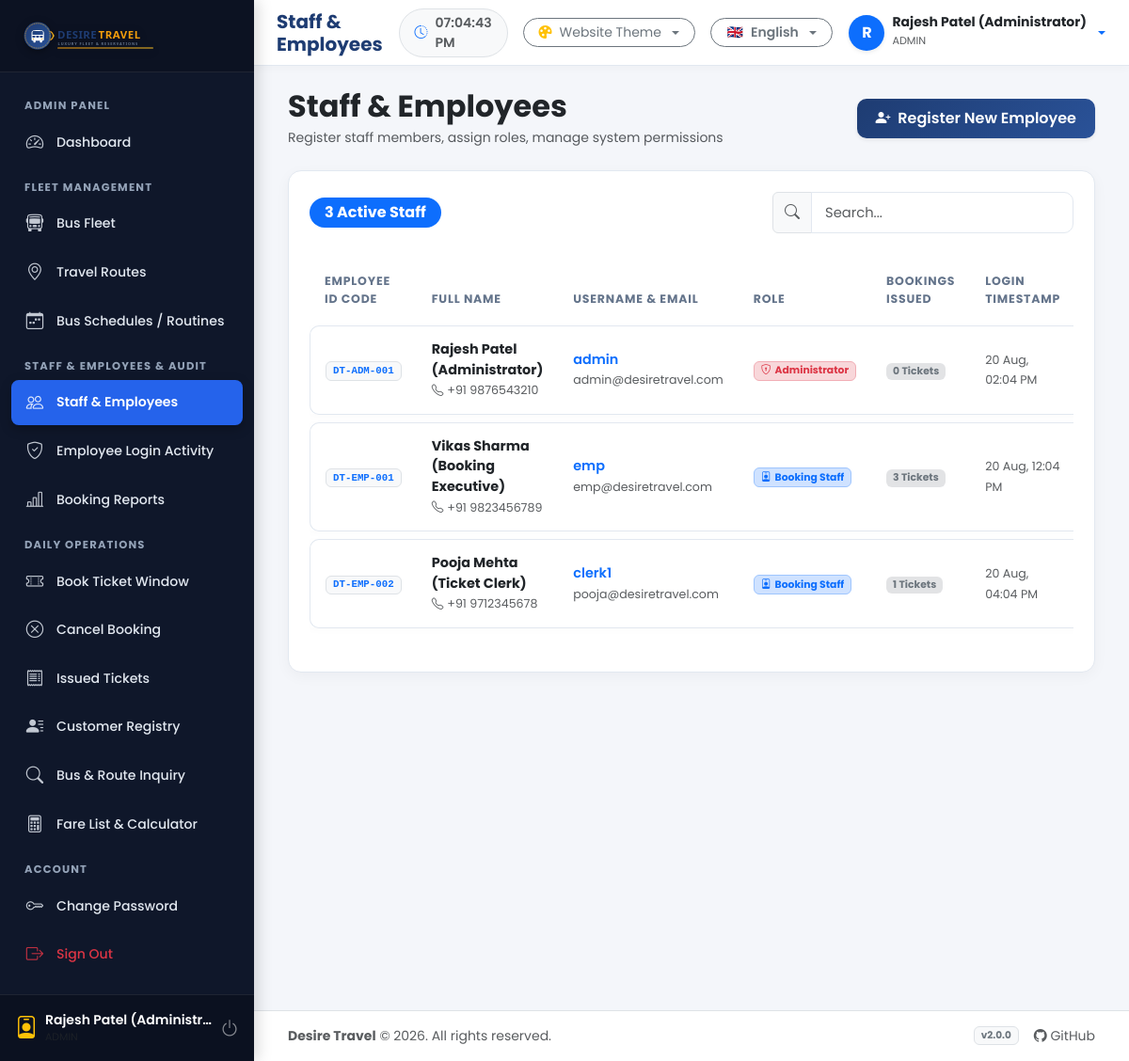
The page /admin/employees.php (signed in) on the database its author committed.
### tables this page shows
CREATE TABLE IF NOT EXISTS `employees` (
    `id` INT AUTO_INCREMENT PRIMARY KEY,
    `employee_code` VARCHAR(30) NOT NULL UNIQUE,
    `name` VARCHAR(100) NOT NULL,
    `username` VARCHAR(50) NOT NULL UNIQUE,
    `password` VARCHAR(255) NOT NULL,
    `email` VARCHAR(100) NOT NULL UNIQUE,
    `contact` VARCHAR(20) NOT NULL,
    `role` ENUM('admin', 'employee') NOT NULL DEFAULT 'employee',
    `address` TEXT NULL,
    `status` ENUM('active', 'inactive') NOT NULL DEFAULT 'active',
    `created_at` TIMESTAMP DEFAULT CURRENT_TIMESTAMP,
    `updated_at` TIMESTAMP DEFAULT CURRENT_TIMESTAMP ON UPDATE CURRENT_TIMESTAMP
);

### config/config.php (called while the page is built, shortened)
<?php
$AVAILABLE_LANGS = [
    'en' => ['name' => 'English', 'code' => 'en', 'flag' => '🇬🇧'],
    'gu' => ['name' => 'ગુજરાતી (Gujarati)', 'code' => 'gu', 'flag' => '🇮🇳'],
];
$CURRENT_THEME = $_SESSION['app_theme'] ?? $_COOKIE['desire_theme'] ?? 'theme-navy';
$CURRENT_LANG = $_SESSION['app_lang'] ?? $_COOKIE['desire_lang'] ?? 'en';

### helpers/auth.php (called while the page is built, shortened)
<?php
require_once __DIR__ . '/../config/database.php';
require_once __DIR__ . '/lang.php';
function isLoggedIn(): bool {
    return !empty($_SESSION['user_id']) && !empty($_SESSION['role']);
}
function getCurrentUser(): ?array {
    return [
        'id'            => $_SESSION['user_id'],
        'employee_code' => $_SESSION['employee_code'] ?? '',
        'name'          => $_SESSION['user_name'] ?? '',
        'username'      => $_SESSION['username'] ?? '',
        'role'          => $_SESSION['role'] ?? '',
        'email'         => $_SESSION['email'] ?? '',
        'login_time'    => $_SESSION['login_time'] ?? '',
        'login_log_id'  => $_SESSION['login_log_id'] ?? null,
    ];
}

### admin/employees.php (the view, shortened to what this page needs)
<?php
require_once __DIR__ . '/../config/database.php';
require_once __DIR__ . '/../helpers/lang.php';
require_once __DIR__ . '/../helpers/auth.php';
$pageTitle = __('menu_employees');
$employeesList = [];
try {
    $stmt = $pdo->query("
        SELECT e.*,
               (SELECT COUNT(*) FROM bookings b WHERE b.booked_by_employee_id = e.id) as bookings_issued,
               (SELECT login_time FROM employee_logins el WHERE el.employee_id = e.id ORDER BY el.id DESC LIMIT 1) as last_login
        FROM employees e
        ORDER BY e.id ASC
    ");
    $employeesList = $stmt->fetchAll();
} catch (Exception $e) {}
include __DIR__ . '/../includes/header.php';
?>
<div class="container-fluid">
    <div class="d-flex flex-column flex-md-row justify-content-between align-items-md-center gap-3 mb-4">
        <div>
            <h2 class="fw-bold text-dark mb-1"><?= _e('menu_employees') ?></h2>
            <p class="text-muted small mb-0">Register staff members, assign roles, manage system permissions</p>
        </div>
        <div>
            <button class="btn btn-primary shadow-sm" data-bs-toggle="modal" data-bs-target="#addEmployeeModal">
                <i class="bi bi-person-plus-fill me-1"></i> <?= _e('add_employee') ?>
            </button>
        </div>
    </div>
    <div class="dt-card">
        <div class="d-flex flex-column flex-sm-row justify-content-between align-items-sm-center gap-3 mb-4">
            <div class="d-flex align-items-center gap-2">
                <span class="badge bg-primary rounded-pill px-3 py-2 fs-6"><?= count($employeesList) ?> Active Staff</span>
            </div>
            <div class="d-flex gap-2" style="max-width:320px; width:100%;">
                <div class="input-group">
                    <span class="input-group-text bg-light"><i class="bi bi-search text-muted"></i></span>
                    <input type="text" class="form-control" placeholder="<?= _e('search') ?>" data-table-search="#employeesTable">
                </div>
            </div>
        </div>
        <div class="table-responsive">
            <table class="table table-hover align-middle table-custom" id="employeesTable">
                <thead>
                    <tr>
                        <th><?= _e('employee_code') ?></th>
                        <th><?= _e('full_name') ?></th>
                        <th><?= _e('username') ?> &amp; Email</th>
                        <th><?= _e('role') ?></th>
                        <th>Bookings Issued</th>
                        <th><?= _e('login_time') ?></th>
                    </tr>
                </thead>
                <tbody>
                    <?php if (!empty($employeesList)): ?>
                        <?php foreach ($employeesList as $emp): ?>
                            <tr>
                                <td>
                                    <span class="badge bg-light text-primary border font-monospace"><?= htmlspecialchars($emp['employee_code']) ?></span>
                                </td>
                                <td>
                                    <div class="fw-bold text-dark"><?= htmlspecialchars($emp['name']) ?></div>
                                    <small class="text-muted"><i class="bi bi-telephone me-1"></i><?= htmlspecialchars($emp['contact']) ?></small>
                                </td>
                                <td>
                                    <div class="fw-semibold text-primary"><?= htmlspecialchars($emp['username']) ?></div>
                                    <small class="text-muted"><?= htmlspecialchars($emp['email']) ?></small>
                                </td>
                                <td>
                                    <?php if ($emp['role'] === 'admin'): ?>
                                        <span class="badge bg-danger-subtle text-danger border border-danger-subtle"><i class="bi bi-shield-lock me-1"></i>Administrator</span>
                                    <?php else: ?>
                                        <span class="badge bg-primary-subtle text-primary border border-primary-subtle"><i class="bi bi-person-badge me-1"></i>Booking Staff</span>
                                    <?php endif; ?>
                                </td>
                                <td>
                                    <span class="badge bg-secondary-subtle text-secondary fw-bold"><?= $emp['bookings_issued'] ?> Tickets</span>
                                </td>
                                <td>
                                    <small class="text-muted">
                                        <?= !empty($emp['last_login']) ? date('d M, h:i A', strtotime($emp['last_login'])) : 'Never logged in' ?>
                                    </small>
                                </td>
                            </tr>
                        <?php endforeach; ?>
                    <?php else: ?>
                        <tr>
                            <td colspan="8" class="text-center text-muted py-5">No staff records found.</td>
                        </tr>
                    <?php endif; ?>
                </tbody>
            </table>
        </div>
    </div>
</div>
<?php include __DIR__ . '/../includes/footer.php'; ?>

### includes/header.php (shortened to what this page needs)
<?php
require_once __DIR__ . '/../config/config.php';
require_once __DIR__ . '/../helpers/lang.php';
require_once __DIR__ . '/../helpers/auth.php';
$currentUser = getCurrentUser();
$pageTitle = $pageTitle ?? __('app_name');
?>
<!DOCTYPE html>
<html lang="<?= htmlspecialchars($CURRENT_LANG) ?>">
<head>
    <link href="https://cdn.jsdelivr.net/npm/bootstrap@5.3.3/dist/css/bootstrap.min.css" rel="stylesheet">
    <link href="https://cdn.jsdelivr.net/npm/bootstrap-icons@1.11.3/font/bootstrap-icons.min.css" rel="stylesheet">
    <link rel="stylesheet" href="<?= BASE_URL ?>assets/css/style.css">
    <link rel="stylesheet" href="<?= BASE_URL ?>assets/css/seat-layout.css">
</head>
<body class="<?= htmlspecialchars($CURRENT_THEME) ?>" data-theme="<?= htmlspecialchars($CURRENT_THEME) ?>" lang="<?= htmlspecialchars($CURRENT_LANG) ?>">
<div class="app-wrapper">
    <?php if (isLoggedIn()): ?>
        <?php include __DIR__ . '/sidebar.php'; ?>
    <?php endif; ?>
    <div class="main-content">
        <?php if (isLoggedIn()): ?>
        <header class="top-navbar">
            <div class="d-flex align-items-center gap-3">
                <div>
                    <h1 class="nav-title"><?= htmlspecialchars($pageTitle) ?></h1>
                </div>
            </div>
            <div class="d-flex align-items-center gap-3">
                <div class="d-none d-md-flex align-items-center gap-2 px-3 py-1 bg-light rounded-pill border text-muted small fw-semibold">
                    <i class="bi bi-clock-history text-primary"></i>
                    <span id="live-clock">--:--:--</span>
                </div>
                <div class="dropdown">
                    <button class="btn btn-sm btn-outline-secondary dropdown-toggle d-flex align-items-center gap-2 rounded-pill px-3" type="button" data-bs-toggle="dropdown" aria-expanded="false">
                        <i class="bi bi-palette-fill text-warning"></i>
                        <span class="d-none d-sm-inline"><?= _e('theme') ?></span>
                    </button>
                </div>
                <div class="dropdown">
                    <button class="btn btn-sm btn-outline-secondary dropdown-toggle d-flex align-items-center gap-2 rounded-pill px-3" type="button" data-bs-toggle="dropdown" aria-expanded="false">
                        <span><?= $AVAILABLE_LANGS[$CURRENT_LANG]['flag'] ?? '🌐' ?></span>
                        <span class="d-none d-sm-inline fw-semibold"><?= htmlspecialchars($AVAILABLE_LANGS[$CURRENT_LANG]['name'] ?? 'Language') ?></span>
                    </button>
                </div>
                <div class="dropdown">
                    <button class="btn btn-link p-0 text-decoration-none dropdown-toggle d-flex align-items-center gap-2" type="button" data-bs-toggle="dropdown" aria-expanded="false">
                        <div class="rounded-circle bg-primary text-white d-flex align-items-center justify-content-center shadow-sm" style="width:38px;height:38px;font-weight:700;">
                            <?= strtoupper(substr($currentUser['name'] ?? 'U', 0, 1)) ?>
                        </div>
                        <div class="text-start d-none d-xl-block">
                            <div class="fw-bold text-dark small lh-1"><?= htmlspecialchars($currentUser['name'] ?? 'User') ?></div>
                            <small class="text-muted text-uppercase" style="font-size:0.7rem;"><?= htmlspecialchars($currentUser['role'] ?? '') ?></small>
                        </div>
                    </button>
                </div>
            </div>
        </header>
        <?php endif; ?>
        <main class="p-3 p-md-4 flex-grow-1">

### assets/css/style.css (style rules this page uses)
:root, body[data-theme="theme-navy"], body.theme-navy { --primary: #1e3c72; --primary-hover: #162c54; --primary-rgb: 30, 60, 114; --accent: #2a5298; --accent-light: #e0e7ff; --gold: #f59e0b; --gold-hover: #d97706; --body-bg: #f4f6fa; --card-bg: #ffffff; --text-main: #1e293b; --text-muted: #64748b; --border-color: #e2e8f0; --sidebar-bg: #0f172a; --sidebar-hover: #1e293b; --sidebar-text: #e2e8f0; --sidebar-active: #2563eb; --hero-grad: linear-gradient(135deg, #1e3c72 0%, #2a5298 100%); --badge-grad: linear-gradient(135deg, #f59e0b 0%, #fbbf24 100%); }
body { font-family: 'Poppins', 'Noto Sans Gujarati', 'Segoe UI', system-ui, -apple-system, sans-serif; background-color: var(--body-bg); color: var(--text-main); margin: 0; padding: 0; min-height: 100vh; transition: background-color 0.3s ease, color 0.3s ease; }
.app-wrapper { display: flex; min-height: 100vh; width: 100%; }
.main-content { flex: 1; display: flex; flex-direction: column; min-width: 0; background-color: var(--body-bg); transition: all 0.3s ease; }
.top-navbar { height: 70px; background-color: var(--card-bg); border-bottom: 1px solid var(--border-color); padding: 0 24px; display: flex; align-items: center; justify-content: space-between; box-shadow: 0 2px 10px rgba(0, 0, 0, 0.03); position: sticky; top: 0; z-index: 1030; }
.top-navbar .nav-title { font-size: 1.25rem; font-weight: 700; color: var(--primary); margin: 0; }
.dt-card { background-color: var(--card-bg); border: 1px solid var(--border-color); border-radius: 14px; padding: 22px; box-shadow: 0 4px 15px rgba(0, 0, 0, 0.04); transition: transform 0.2s ease, box-shadow 0.2s ease; margin-bottom: 24px; }
.form-control, .form-select { border: 1.5px solid var(--border-color); border-radius: 10px; padding: 10px 14px; font-size: 0.92rem; color: var(--text-main); background-color: var(--card-bg); transition: border-color 0.2s ease, box-shadow 0.2s ease; }
.btn-primary { background: var(--hero-grad) !important; border: none !important; color: #ffffff !important; font-weight: 600; border-radius: 10px; padding: 9px 20px; box-shadow: 0 4px 12px rgba(var(--primary-rgb), 0.25); transition: all 0.2s ease; }
.table-custom { width: 100%; border-collapse: separate; border-spacing: 0 8px; }
.table-custom thead th { background-color: transparent; color: var(--text-muted); font-size: 0.78rem; text-transform: uppercase; letter-spacing: 0.8px; font-weight: 700; border: none; padding: 10px 16px; }
.table-custom tbody tr { background-color: var(--card-bg); box-shadow: 0 2px 8px rgba(0, 0, 0, 0.02); transition: transform 0.15s ease; }
.table-custom td { padding: 14px 16px; vertical-align: middle; border-top: 1px solid var(--border-color); border-bottom: 1px solid var(--border-color); font-size: 0.9rem; }
.table-custom td:first-child { border-left: 1px solid var(--border-color); border-top-left-radius: 10px; border-bottom-left-radius: 10px; }

### rows shown on the page
employees: name "R", name "Rajesh Patel (Administrator)", role "ADMIN", employee_code "DT-ADM-001", contact "+91 9876543210", username "admin", email "admin@desiretravel.com", bookings_issued "0", last_login "20 Aug, 02:04 PM"
employees: employee_code "DT-EMP-001", name "Vikas Sharma (Booking Executive)", contact "+91 9823456789", username "emp", email "emp@desiretravel.com", role "employee" (drawn), bookings_issued "3", last_login "20 Aug, 12:04 PM"
employees: employee_code "DT-EMP-002", name "Pooja Mehta (Ticket Clerk)", contact "+91 9712345678", username "clerk1", email "pooja@desiretravel.com", role "employee" (drawn), bookings_issued "1", last_login "20 Aug, 04:04 PM"

### other values the page prints
$_SESSION['user_name'] "Rajesh Patel (Administr…"
$pageTitle "Staff & Employees"
$AVAILABLE_LANGS[$CURRENT_LANG]['flag'] "🇬🇧"
$AVAILABLE_LANGS[$CURRENT_LANG]['name'] "English"
count($employeesList) "3"
APP_NAME "Desire Travel"
APP_VERSION "2.0.0"
